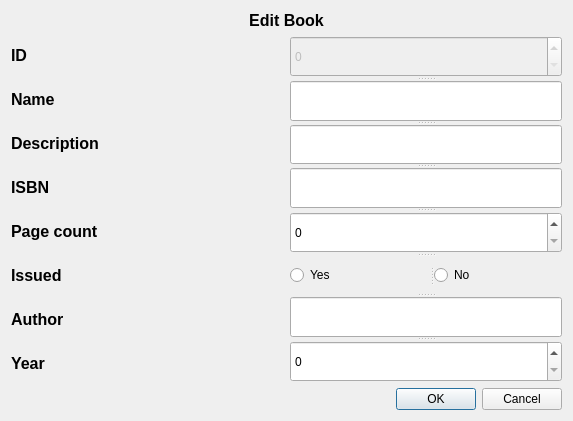
<?xml version="1.0" encoding="UTF-8"?>
<ui version="4.0">
 <class>dialog_edit_book</class>
 <widget class="QDialog" name="dialog_edit_book">
  <property name="geometry">
   <rect>
    <x>0</x>
    <y>0</y>
    <width>573</width>
    <height>421</height>
   </rect>
  </property>
  <property name="windowTitle">
   <string>Edit Book</string>
  </property>
  <layout class="QVBoxLayout" name="verticalLayout_2">
   <item>
    <widget class="QLabel" name="label_9">
     <property name="font">
      <font>
       <pointsize>12</pointsize>
       <weight>75</weight>
       <bold>true</bold>
      </font>
     </property>
     <property name="text">
      <string>Edit Book</string>
     </property>
     <property name="alignment">
      <set>Qt::AlignCenter</set>
     </property>
    </widget>
   </item>
   <item>
    <layout class="QHBoxLayout" name="horizontalLayout">
     <item>
      <layout class="QVBoxLayout" name="verticalLayout">
       <item>
        <widget class="QLabel" name="label">
         <property name="font">
          <font>
           <pointsize>12</pointsize>
           <weight>75</weight>
           <bold>true</bold>
          </font>
         </property>
         <property name="text">
          <string>ID</string>
         </property>
        </widget>
       </item>
       <item>
        <widget class="QLabel" name="label_2">
         <property name="font">
          <font>
           <pointsize>12</pointsize>
           <weight>75</weight>
           <bold>true</bold>
          </font>
         </property>
         <property name="text">
          <string>Name</string>
         </property>
        </widget>
       </item>
       <item>
        <widget class="QLabel" name="label_3">
         <property name="font">
          <font>
           <pointsize>12</pointsize>
           <weight>75</weight>
           <bold>true</bold>
          </font>
         </property>
         <property name="text">
          <string>Description</string>
         </property>
        </widget>
       </item>
       <item>
        <widget class="QLabel" name="label_4">
         <property name="font">
          <font>
           <pointsize>12</pointsize>
           <weight>75</weight>
           <bold>true</bold>
          </font>
         </property>
         <property name="text">
          <string>ISBN</string>
         </property>
        </widget>
       </item>
       <item>
        <widget class="QLabel" name="label_5">
         <property name="font">
          <font>
           <pointsize>12</pointsize>
           <weight>75</weight>
           <bold>true</bold>
          </font>
         </property>
         <property name="text">
          <string>Page count</string>
         </property>
        </widget>
       </item>
       <item>
        <widget class="QLabel" name="label_6">
         <property name="font">
          <font>
           <pointsize>12</pointsize>
           <weight>75</weight>
           <bold>true</bold>
          </font>
         </property>
         <property name="text">
          <string>Issued</string>
         </property>
        </widget>
       </item>
       <item>
        <widget class="QLabel" name="label_7">
         <property name="font">
          <font>
           <pointsize>12</pointsize>
           <weight>75</weight>
           <bold>true</bold>
          </font>
         </property>
         <property name="text">
          <string>Author</string>
         </property>
        </widget>
       </item>
       <item>
        <widget class="QLabel" name="label_8">
         <property name="font">
          <font>
           <pointsize>12</pointsize>
           <weight>75</weight>
           <bold>true</bold>
          </font>
         </property>
         <property name="text">
          <string>Year</string>
         </property>
        </widget>
       </item>
      </layout>
     </item>
     <item>
      <widget class="QSplitter" name="splitter_2">
       <property name="orientation">
        <enum>Qt::Vertical</enum>
       </property>
       <widget class="QSpinBox" name="spin_id">
        <property name="enabled">
         <bool>false</bool>
        </property>
        <property name="font">
         <font>
          <pointsize>9</pointsize>
         </font>
        </property>
       </widget>
       <widget class="QLineEdit" name="txt_name">
        <property name="font">
         <font>
          <pointsize>9</pointsize>
         </font>
        </property>
       </widget>
       <widget class="QLineEdit" name="txt_description">
        <property name="font">
         <font>
          <pointsize>9</pointsize>
         </font>
        </property>
       </widget>
       <widget class="QLineEdit" name="txt_isbn">
        <property name="font">
         <font>
          <pointsize>9</pointsize>
         </font>
        </property>
       </widget>
       <widget class="QSpinBox" name="spin_page_count">
        <property name="font">
         <font>
          <pointsize>9</pointsize>
         </font>
        </property>
       </widget>
       <widget class="QSplitter" name="splitter">
        <property name="orientation">
         <enum>Qt::Horizontal</enum>
        </property>
        <widget class="QRadioButton" name="rad_yes">
         <property name="font">
          <font>
           <pointsize>9</pointsize>
          </font>
         </property>
         <property name="text">
          <string>Yes</string>
         </property>
        </widget>
        <widget class="QRadioButton" name="rad_no">
         <property name="font">
          <font>
           <pointsize>9</pointsize>
          </font>
         </property>
         <property name="text">
          <string>No</string>
         </property>
        </widget>
       </widget>
       <widget class="QLineEdit" name="txt_author">
        <property name="font">
         <font>
          <pointsize>9</pointsize>
         </font>
        </property>
       </widget>
       <widget class="QSpinBox" name="spin_year">
        <property name="font">
         <font>
          <pointsize>9</pointsize>
         </font>
        </property>
       </widget>
      </widget>
     </item>
    </layout>
   </item>
   <item>
    <widget class="QDialogButtonBox" name="buttonBox">
     <property name="orientation">
      <enum>Qt::Horizontal</enum>
     </property>
     <property name="standardButtons">
      <set>QDialogButtonBox::Cancel|QDialogButtonBox::Ok</set>
     </property>
    </widget>
   </item>
  </layout>
 </widget>
 <resources/>
 <connections>
  <connection>
   <sender>buttonBox</sender>
   <signal>accepted()</signal>
   <receiver>dialog_edit_book</receiver>
   <slot>accept()</slot>
   <hints>
    <hint type="sourcelabel">
     <x>248</x>
     <y>254</y>
    </hint>
    <hint type="destinationlabel">
     <x>157</x>
     <y>274</y>
    </hint>
   </hints>
  </connection>
  <connection>
   <sender>buttonBox</sender>
   <signal>rejected()</signal>
   <receiver>dialog_edit_book</receiver>
   <slot>reject()</slot>
   <hints>
    <hint type="sourcelabel">
     <x>316</x>
     <y>260</y>
    </hint>
    <hint type="destinationlabel">
     <x>286</x>
     <y>274</y>
    </hint>
   </hints>
  </connection>
 </connections>
</ui>
